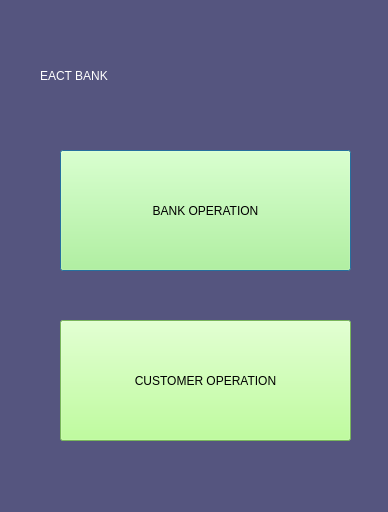
<?xml version="1.0" encoding="UTF-8"?>
<ui version="4.0">
 <class>Dialog</class>
 <widget class="QDialog" name="Dialog">
  <property name="geometry">
   <rect>
    <x>0</x>
    <y>0</y>
    <width>388</width>
    <height>512</height>
   </rect>
  </property>
  <property name="windowTitle">
   <string>EATC BANK MAIN PAGE</string>
  </property>
  <property name="styleSheet">
   <string notr="true">background-color: rgb(85, 85, 127);</string>
  </property>
  <widget class="QPushButton" name="bank_op_btn">
   <property name="geometry">
    <rect>
     <x>60</x>
     <y>150</y>
     <width>291</width>
     <height>121</height>
    </rect>
   </property>
   <property name="styleSheet">
    <string notr="true">background-color: rgb(170, 255, 127);
font: 75 16pt &quot;MS Shell Dlg 2&quot;;
color: rgb(0, 0, 0);</string>
   </property>
   <property name="text">
    <string>BANK OPERATION</string>
   </property>
  </widget>
  <widget class="QPushButton" name="mainpagecutomeroperationbutton">
   <property name="geometry">
    <rect>
     <x>60</x>
     <y>320</y>
     <width>291</width>
     <height>121</height>
    </rect>
   </property>
   <property name="styleSheet">
    <string notr="true">background-color: rgb(170, 255, 127);
font: 75 16pt &quot;MS Shell Dlg 2&quot;;
color: rgb(0, 0, 0);</string>
   </property>
   <property name="text">
    <string>CUSTOMER OPERATION</string>
   </property>
  </widget>
  <widget class="QLabel" name="label_6">
   <property name="geometry">
    <rect>
     <x>40</x>
     <y>50</y>
     <width>321</width>
     <height>51</height>
    </rect>
   </property>
   <property name="styleSheet">
    <string notr="true">color: rgb(255, 255, 255);
font: 26pt &quot;Matura MT Script Capitals&quot;;</string>
   </property>
   <property name="text">
    <string>EACT BANK</string>
   </property>
  </widget>
 </widget>
 <resources/>
 <connections/>
</ui>
